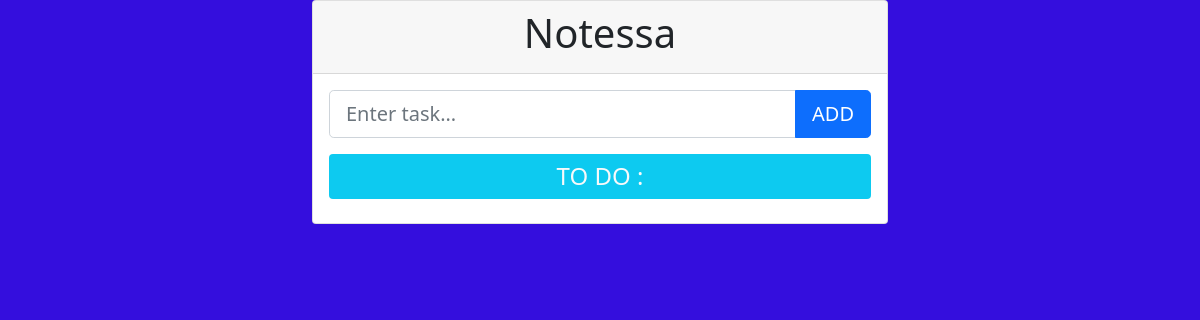
The app's page /, older data.
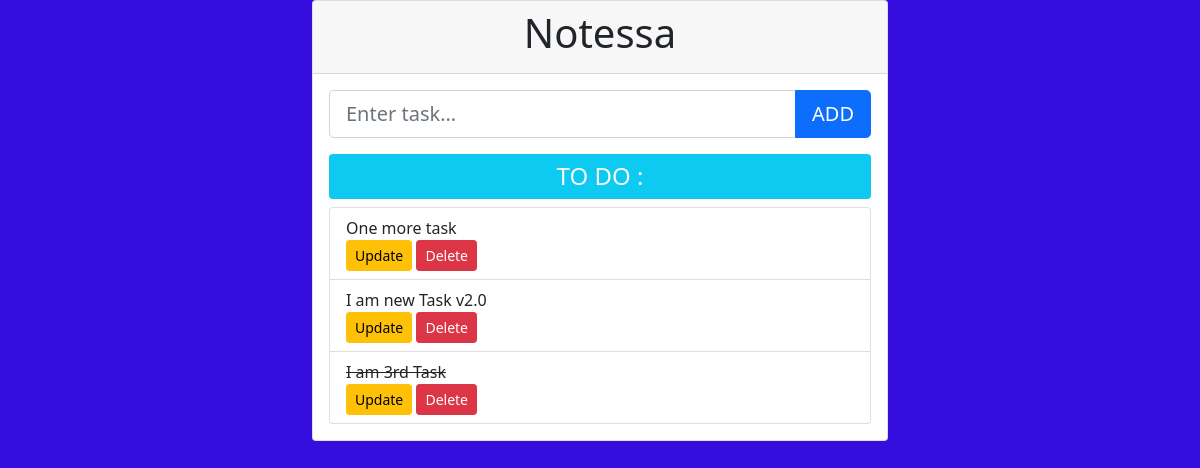
The same page, newer data.
### todolist/models.py (models this page shows, shortened)
class Task(models.Model):
    title=models.CharField(max_length=350)
    completed=models.BooleanField(default=False)
    created=models.DateTimeField(auto_now_add=True)

### todolist/views.py (the view)
# urls.py: path('',views.index,name="index"),
def index(request):
    form = TaskForm()
    if request.method == "POST":
        form = TaskForm(request.POST)
        if form.is_valid():
            form.save()
        return redirect("index")
    tasks = Task.objects.all() # add this
    return render(request, "index.html", {"task_form": form, "tasks": tasks})

### todolist/forms.py
class TaskForm(forms.ModelForm):
    class Meta:
        model = Task
        fields = "__all__"  # include all fields in form
    title = forms.CharField(
        widget=forms.TextInput(
            attrs={
                "class": "form-control form-control-lg",
                "placeholder": "Enter task...",
            }
        ),
    )
    completed = forms.CharField(
        required=False,
        widget=forms.widgets.CheckboxInput(attrs={"class": "form-check-input"}),
    )

### templates/index.html (shortened to what this page needs)
{% extends 'base.html' %}
{% block content %}
<div class="card">
    <div class="card-header">
        <h1 class="text-center">Notessa</h1>
    </div>
    <div class="card-body">
        <form method="post">
            <div class="input-group mb-3">
                {{task_form.title}}
                <button type="submit" class="btn btn-primary btn-lg">ADD</button>
            </div>
        </form>
        <h4 class="bg-info text-light py-2 rounded text-center">TO DO :</h4>
        <ul class="list-group">
            {% for task in tasks %}
            <li class="list-group-item list-group-item-action">
                {% if task.completed == True %}
                <strike>{{task.title}} </strike>
                {% else %}
                {{task.title}}
                {% endif %}
                <div class="float-right">
                    <a href="{% url "update_task" task.id %}" class="btn btn-sm btn-warning">Update</a>
                    <a href="{% url "delete_task" task.id %}" class="btn btn-sm btn-danger">Delete</a>
                </div>
            </li>
            {% endfor %}
        </ul>
    </div>
</div>
{% endblock content %}

Row changes from the older to the newer data that the page shows:
added Task: title "One more task"
added Task: title "I am new Task v2.0"
added Task: title "I am 3rd Task"
